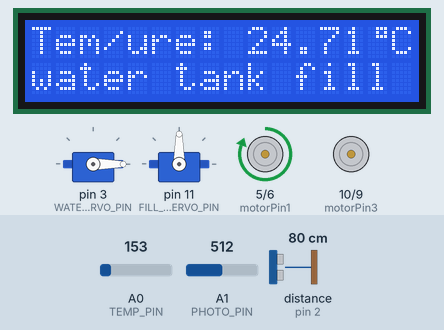
Simulated run of this sketch. Board: Arduino Uno, built with avr-gcc and run on an emulated ATmega328P. Shown: 2 × servo, 16×2 character LCD, motor-driver pin pairs drawn as motors (green arrow = first pin HIGH = forward, orange = second pin HIGH = backward, longer = more drive). Wiring (inferred from the names in the program): ultrasonic range finder: trigger pin 2; echo pin 2. The inputs (shaded band) are chosen by the test bench; at power-on: distance to the obstacle (sensor on pin 2) 80 cm, A1 (PHOTO_PIN) = 512, A0 (TEMP_PIN) = 153. The echo pulse lasts 58.3 µs per cm; what the sketch prints to the serial monitor is not drawn.

Above: at 1.2 s.
1.3 s: distance to the obstacle (sensor on pin 2) set to 13 cm
4.3 s: distance to the obstacle (sensor on pin 2) set to 10 cm
At 5.0 s:
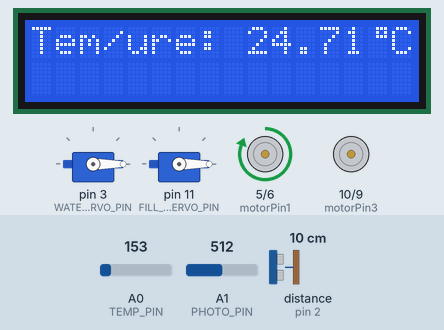
5.8 s: A1 (PHOTO_PIN) set to 855
8.8 s: A1 (PHOTO_PIN) set to 883
At 9.6 s:
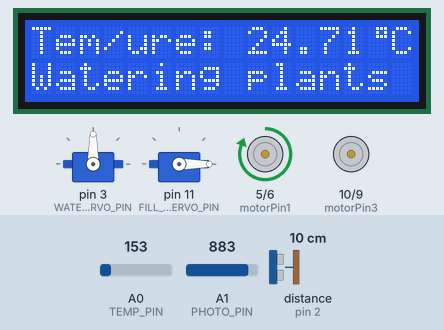
10.3 s: A0 (TEMP_PIN) set to 145
At 11.5 s:
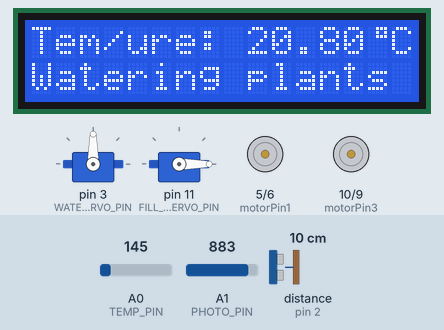
11.8 s: A0 (TEMP_PIN) set to 114
At 12.9 s:
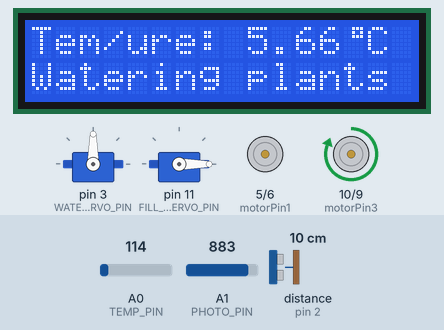
Timing chart, 0 to 14.3 s (numbered marks = the images above; inputs shaded):
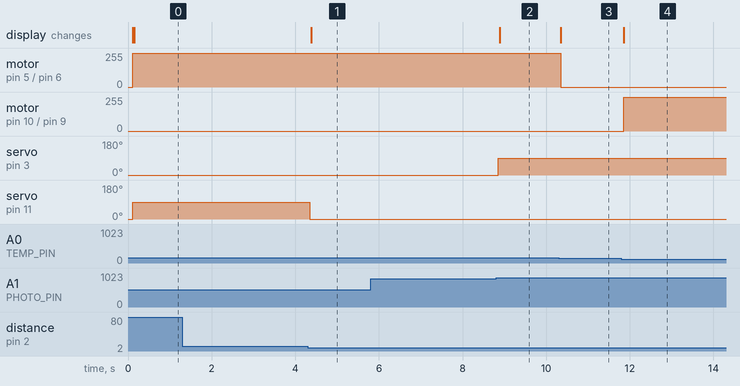

The sketch:

anthokipio.ino
```cpp
/*
		comments:

    a) 	use of analogWrite() on motor pins
       	instead of digitalWrite() determines
        the speed of the respective motor

    b)  on ultrasonic measurement if value is more than 10cm,
        means (0.55 * 1 * 0.9) ~= 0.5 500lt as as we want
        we need to use fill water functionality.
*/


// Include the LiquidCrystal_I2C library
#include <LiquidCrystal_I2C.h>

// for servo motor
#include <Servo.h>
#include <avr/interrupt.h>
#include <avr/io.h>
#include <util/delay.h>


#define TEMP_PIN  A0
#define PHOTO_PIN  A1
#define WATERING_SERVO_PIN  3
#define FILL_WATER_SERVO_PIN  11
#define US_PING		2

Servo FillWater;
Servo Watering;
// Create a new instance of the LiquidCrystal_I2C class
LiquidCrystal_I2C lcd(0x20, 16, 2);

// Define a custom degree character
byte Degree[] = {
  B00111,
  B00101,
  B00111,
  B00000,
  B00000,
  B00000,
  B00000,
  B00000
};

//Motor A
const int motorPin1  = 5;  // Pin 14 of L293
const int motorPin2  = 6;  // Pin 10 of L293
//Motor B
const int motorPin3  = 10; // Pin  7 of L293
const int motorPin4  = 9;  // Pin  2 of L293

//true because simulation starts at night time.
bool watered_today = true; //track if we have watered this day
float tempC;	//global temperature
int last_round_photo;
bool ongoing_filling= false;
bool ongoing_watering= false;


// DAY = 1 NIGHT = 0
int isDay(void)
{
 	/*with 4.7KOhm resistor
      when we get vals above 865
      treat is as a day */
	int photo = analogRead(PHOTO_PIN);
    if(photo >= 865)
      return 1;
  	return 0;
}
void motorA_clockwise()
{
 digitalWrite(motorPin1,HIGH);
 digitalWrite(motorPin2,LOW);
}

void motorA_rev_clockwise()
{
 digitalWrite(motorPin1,LOW);
 digitalWrite(motorPin2,HIGH);
}
void motorA_stop()
{
 digitalWrite(motorPin1,LOW);
 digitalWrite(motorPin2,LOW);
}

void motorB_clockwise()
{
 digitalWrite(motorPin3,HIGH);
 digitalWrite(motorPin4,LOW);
}

void motorB_rev_clockwise()
{
 digitalWrite(motorPin3,LOW);
 digitalWrite(motorPin4,HIGH);
}
void motorB_stop()
{
 digitalWrite(motorPin3,LOW);
 digitalWrite(motorPin4,LOW);
}

void fillwater_off(void)
{
  	FillWater.write(0);
 	ongoing_filling = false;
}
void watering_off(void)
{
  Watering.write(0);
  ongoing_watering = false;
}

void fillwater_on(void)
{
  	FillWater.write(90);
  	ongoing_filling = true;
}
void watering_on(void)
{
    Watering.write(90);
  	ongoing_watering = true;
}

long microsecondsToCentimeters(long microseconds) {
  // The speed of sound is 340 m/s or 29 microseconds per centimeter.
  // The ping travels out and back, so to find the distance of the object we
  // take half of the distance travelled.
  return microseconds / 29 / 2;
}

long ultrasonic_measurement(void)
{
  long duration, cm;

  // The PING is triggered by a HIGH
  // pulse of 2 or more microseconds.
  // Give a short LOW pulse beforehand
  // to ensure a clean HIGH pulse:
  pinMode(US_PING, OUTPUT);
  digitalWrite(US_PING, LOW);
  delayMicroseconds(2);
  digitalWrite(US_PING, HIGH);
  delayMicroseconds(5);
  digitalWrite(US_PING, LOW);

  // The same pin is used to read the signal from the PING:
  // a HIGH pulse
  // whose duration is the time (in microseconds) from the
  // sending of the ping
  // to the reception of its echo off of an object.
  pinMode(US_PING, INPUT);
  duration = pulseIn(US_PING, HIGH);

  // convert the time into a distance
  cm = microsecondsToCentimeters(duration);
  return cm;
}

void setup()
{
  //Set pins
  pinMode(motorPin1, OUTPUT);
  pinMode(motorPin2, OUTPUT);
  pinMode(motorPin3, OUTPUT);
  pinMode(motorPin4, OUTPUT);

  Watering.attach(WATERING_SERVO_PIN);
  FillWater.attach(FILL_WATER_SERVO_PIN);
  //initially both servos off.
  fillwater_off();
  watering_off();
  Serial.begin(9600);
  //initially stopped both motors
  motorA_stop();
  motorB_stop();
  //initialize lcd component
  lcd.init();
  lcd.backlight();
  // Create a custom character
  lcd.createChar(0, Degree);


}
float tempCels(int temp)
{
  float voltage = temp * (5.0 / 1024.0);
  return ((voltage - 0.5) * 100);
}
void printLCD(float tmp)
{
  // Print the temperature on the LCD;
  lcd.setCursor(0, 0);
  lcd.print("Tem/ure: ");
  lcd.print(tmp);
  lcd.write(0); // print the custom degree character
  lcd.print("C ");
  lcd.setCursor(0, 1);
  if(ongoing_filling){
  	lcd.print("water tank fill");
  } else if(ongoing_watering) {
  	lcd.print("Watering plants");
  }else {
    lcd.print("                "); //clear 2nd row.
  }
}

void loop()
{
  int temp = analogRead(TEMP_PIN);
  tempC=tempCels(temp);
  long cm;
  int day = isDay();
  cm = ultrasonic_measurement();
  /* ---------------------- */
  Serial.print("DAY: ");
  Serial.println(day);
  Serial.print("Temp: ");
  Serial.println(tempC);
  Serial.print("Cm from top: ");
  Serial.println(cm);
  /* ---------------------- */
  printLCD(tempC);

  // check for minimum water availability after
  // watering.
  if(watered_today == true)
  {
  	if(cm > 10)
      fillwater_on();
    else
      fillwater_off();
  }

	////temperature control
  if(day) { //15-21 day temp
    if(tempC < 15.0) { //heat
      motorB_clockwise();
      motorA_stop();
    } else if(tempC > 21.0) { //cool
      motorA_clockwise();
      motorB_stop();
    } else {
    	motorA_stop();
      	motorB_stop();
    }
  } else if(!day) { //10-12 night temp
    if(tempC < 10.0) { //heat
      motorB_clockwise();
      motorA_stop();
    } else if(tempC > 12.0) {//cool
      motorA_clockwise();
      motorB_stop();
    } else {
    	motorA_stop();
      	motorB_stop();
    }
  }

  if( day && (last_round_photo == !day))
  	watered_today = false; //reset

  //ensure to avoid overfilling.
  if( (ongoing_filling == true) && (cm <= 10) )
    fillwater_off();
  //watering only if we have more than 0.73*1*0.55 = 400lt available
  if(day && (!watered_today) && (cm < 27) ) { //start watering
  	watering_on();
  }

  //after watering simulating the max range that ultrasonic can measure.
  //stop and treat as watered.
  if(day && ongoing_watering && (cm>309)) {
  	watering_off();
    watered_today = true;
  }

  last_round_photo = day; //store it to handle
  						  //transition for day<->night.

}
```

Measured:
- the behaviour switches between 12 and 11 cm on distance to the obstacle (sensor on pin 2) (found by bisection; images 0 and 1)
- the behaviour switches between 864 and 865 on A1 (PHOTO_PIN) (found by bisection; images 1 and 2)
- the behaviour switches between 146 and 145 on A0 (TEMP_PIN) (found by bisection; images 2 and 3)
- after the input at 1.3 s, every drawn part: stays the same
- after the input at 4.3 s, servo on pin 11 (FILL_WATER_SERVO_PIN): 90° → 0° after 0.05 s; the display: changes after 0.09 s (image 1)
- after the input at 5.8 s, every drawn part: stays the same
- after the input at 8.8 s, servo on pin 3 (WATERING_SERVO_PIN): 0° → 90° after 0.05 s; the display: changes after 0.09 s (image 2)
- after the input at 10.3 s, motor on pin 5 (motorPin1) / pin 6 (motorPin2): forward 255/255 → stopped after 0.05 s; the display: changes after 0.05 s (image 3)
- after the input at 11.8 s, motor on pin 10 (motorPin3) / pin 9 (motorPin4): stopped → forward 255/255 after 0.05 s; the display: changes after 0.05 s (image 4)
